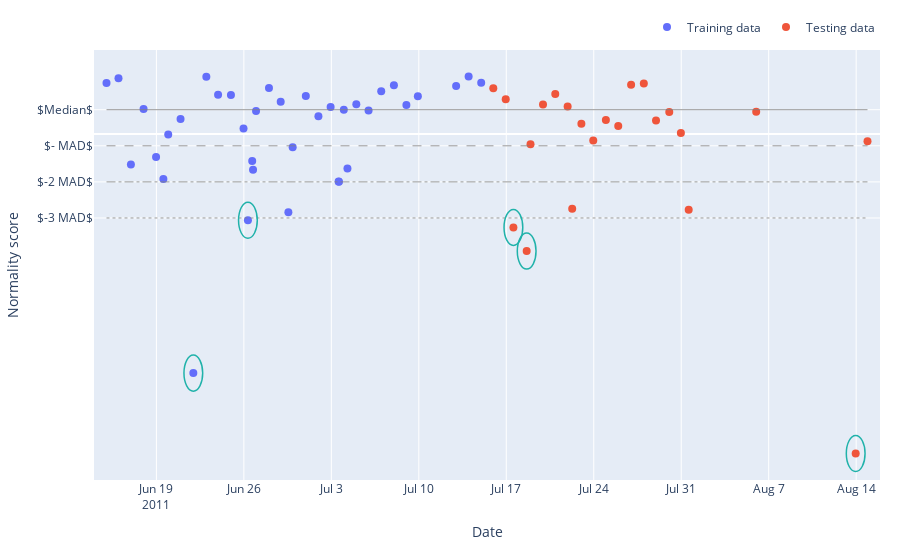

Notebook code cell kept with this figure:
### Code cell
import plotly.express as px
import plotly.graph_objects as go

def plot_all_scores(type, scale):
    Model0 = pickle.load(open(f'Model_{type}_0.pkl', 'rb'))
    df_unscaled_both0, train_scores0 = compile_and_save(Model0, type)
    Model1 = pickle.load(open(f'Model_{type}_1.pkl', 'rb'))
    df_unscaled_both, train_scores1 = compile_and_save(Model1, type)
    Model2 = pickle.load(open(f'Model_{type}_2.pkl', 'rb'))
    df_unscaled_both2, train_scores2 = compile_and_save(Model2, type)

    # Average scores
    df_unscaled_both['normality_score'] = (df_unscaled_both['normality_score'] + df_unscaled_both2['normality_score'] + df_unscaled_both0['normality_score'])/3
    train_scores = (train_scores1 + train_scores2 + train_scores0)/3
    
    df_unscaled_train = pd.read_csv(f'Unscaled/df_train_{type}.csv')

    Model1.df = df_unscaled_both
    Model1.train_scores = train_scores

    plotly_colors = px.colors.qualitative.Plotly
    blue = plotly_colors[0]
    red = plotly_colors[1]
    # Add colors to df_unscaled_both for test and train
    df_unscaled_both['Data'] = 'Train'
    df_unscaled_both.loc[len(df_unscaled_train):, 'Data'] = 'Test'

    scores = df_unscaled_both['normality_score']

    median = np.median(train_scores)
    mad = scale * 1.48 * np.median(np.abs(train_scores - median))

    for i in range(len(scores)):
        if i < len(train_scores):
            continue
        if scores[i] < median - 1*mad:
            scores[i] = scores[i] - 1*mad

    # Scores below -4 mad are set to -4 mad
    # scores[scores < median - 5*mad] = median - 5*mad

    df_unscaled_both['normality_score'] = scores

    fig = go.Figure()

    fig.add_trace(go.Scatter(x=df_unscaled_both.index, y=df_unscaled_both['normality_score'], mode='markers', showlegend=False,
                                    marker=dict(color=df_unscaled_both['Data'].map({'Train': blue, 'Test': red}))))
 
    line_types = ['solid', 'dash', 'dashdot', 'dot']
    y_vals = [median, median-mad, median-2*mad, median-3*mad]
    for i, y_val in enumerate(y_vals):
        fig.add_shape(type='line', x0=df_unscaled_both.index[0], y0=y_val, x1=df_unscaled_both.index[-1], y1=y_val,
                        line=dict(color='grey', width=1, dash=line_types[i]), opacity=0.8)


    # All values below -3 mad, add circle annotation around them
    # Get indices of values below -3 mad
    below_3_mad = df_unscaled_both[df_unscaled_both['normality_score'] < median-3*mad].index
    Model1.abnormal_observations = df_unscaled_both.loc[below_3_mad]
    below_3_scores = df_unscaled_both['normality_score'][below_3_mad]
    width = 0.75
    for i, score in zip(below_3_mad, below_3_scores):
        x0 = i - pd.Timedelta(days=width)
        x1 = i + pd.Timedelta(days=width)
        if type == 'sleep':
            height = mad/2
        else:   
            height = mad/2.5

        fig.add_shape(type="circle",
            xref="x", yref="y",
            x0=x0, y0=score + height, x1=x1, y1=score - height,
            line=dict(
                color="LightSeaGreen", width=1.5
            ),
        )

    lower_x = df_unscaled_both.index[0] - pd.Timedelta(days=1)
    upper_x = df_unscaled_both.index[-1] + pd.Timedelta(days=1)
    fig.update_xaxes(range=[lower_x, upper_x])


    fig.update_yaxes(tickvals=[median-3*mad, median-2*mad, median-mad, median],
                        ticktext=['$-3 MAD$', '$-2 MAD$', '$- MAD$', '$Median$'])
    
    # Dummy trace to add legend
    fig.add_trace(go.Scatter(x=[0], y=[0], mode='markers', marker=dict(color=blue), name='Training data'))
    fig.add_trace(go.Scatter(x=[0], y=[0], mode='markers', marker=dict(color=red), name='Testing data'))
    fig.update_layout(margin=dict(r=20, t=20))

    # Marker size
    fig.update_traces(marker=dict(size=8))

    fig.update_layout(coloraxis_showscale=False)
    # Legend horizontal orientation and top right position
    fig.update_layout(legend=dict(
        orientation="h",
        yanchor="bottom",
        y=1.02,
        xanchor="right",
        x=1
    ))

    return fig, Model1

from plotly.subplots import make_subplots

fig, Model = plot_all_scores('sleep', scale=1)

# Add axis titles
fig.update_xaxes(title_text='Date')
fig.update_yaxes(title_text='Normality score')
fig.show()

# Save figure
fig.write_image("Results/anomalous_sleep.png", width=1200, height=500, scale=4)

### Figure 1 — Plotly figure (JSON) as saved in the notebook; plotly's stock layout.template omitted (floating-point values rounded to 4 significant figures)
{"data": [{"marker": {"color": ["#636EFA", "#636EFA", "#636EFA", "#636EFA", "#636EFA", "#636EFA", "#636EFA", "#636EFA", "#636EFA", "#636EFA", "#636EFA", "#636EFA", "#636EFA", "#636EFA", "#636EFA", "#636EFA", "#636EFA", "#636EFA", "#636EFA", "#636EFA", "#636EFA", "#636EFA", "#636EFA", "#636EFA", "#636EFA", "#636EFA", "#636EFA", "#636EFA", "#636EFA", "#636EFA", "#636EFA", "#636EFA", "#636EFA", "#636EFA", "#636EFA", "#636EFA", "#636EFA", "#EF553B", "#EF553B", "#EF553B", "#EF553B", "#EF553B", "#EF553B", "#EF553B", "#EF553B", "#EF553B", "#EF553B", "#EF553B", "#EF553B", "#EF553B", "#EF553B", "#EF553B", "#EF553B", "#EF553B", "#EF553B", "#EF553B", "#EF553B", "#EF553B", "#EF553B"], "size": 8}, "mode": "markers", "showlegend": false, "type": "scatter", "x": ["2011-06-15T00:09:38", "2011-06-15T23:11:15", "2011-06-16T23:03:18", "2011-06-17T23:21:20", "2011-06-18T23:22:13", "2011-06-19T13:25:43", "2011-06-19T22:43:24", "2011-06-20T22:22:23", "2011-06-21T22:55:57", "2011-06-22T23:56:00", "2011-06-23T22:28:13", "2011-06-24T23:11:44", "2011-06-25T23:20:49", "2011-06-26T07:47:16", "2011-06-26T16:01:10", "2011-06-26T17:36:36", "2011-06-26T23:22:35", "2011-06-28T00:12:47", "2011-06-28T22:44:39", "2011-06-29T13:30:10", "2011-06-29T21:44:31", "2011-06-30T22:59:24", "2011-07-01T23:11:48", "2011-07-02T22:34:55", "2011-07-03T14:01:50", "2011-07-03T14:33:25", "2011-07-03T23:57:28", "2011-07-04T06:57:55", "2011-07-04T23:59:04", "2011-07-05T23:30:24", "2011-07-06T23:49:48", "2011-07-08T00:10:54", "2011-07-09T00:09:32", "2011-07-09T22:10:47", "2011-07-12T23:39:51", "2011-07-13T23:41:35", "2011-07-14T23:50:19", "2011-07-15T23:03:37", "2011-07-16T22:55:10", "2011-07-17T13:42:02", "2011-07-18T15:09:56", "2011-07-18T22:33:38", "2011-07-19T22:33:00", "2011-07-20T22:06:17", "2011-07-21T21:50:35", "2011-07-22T06:36:51", "2011-07-23T00:15:49", "2011-07-23T23:03:23", "2011-07-24T23:18:33", "2011-07-25T23:02:10", "2011-07-26T23:44:34", "2011-07-28T00:10:56", "2011-07-28T23:36:08", "2011-07-30T01:03:36", "2011-07-30T23:20:11", "2011-07-31T14:21:26", "2011-08-06T00:00:36", "2011-08-13T23:04:47", "2011-08-14T21:46:53"], "y": [0.5668, 0.6198, -0.3404, 0.2792, -0.2549, -0.5016, -0.004389, 0.1676, -2.662, 0.6378, 0.438, 0.4337, 0.06222, -0.9605, -0.3008, -0.3976, 0.2568, 0.5108, 0.3592, -0.8721, -0.1482, 0.4241, 0.1982, 0.3005, -0.5281, -0.533, 0.2703, -0.385, 0.3304, 0.2622, 0.4771, 0.5417, 0.3224, 0.4194, 0.5349, 0.6401, 0.5715, 0.5091, 0.3865, -1.04, -1.303, -0.1155, 0.3278, 0.4463, 0.3049, -0.8317, 0.1141, -0.07254, 0.1548, 0.08799, 0.5487, 0.5627, 0.1513, 0.2454, 0.01137, -0.8423, 0.2475, -3.557, -0.08069]}, {"marker": {"color": "#636EFA", "size": 8}, "mode": "markers", "name": "Training data", "type": "scatter", "x": [0], "y": [0]}, {"marker": {"color": "#EF553B", "size": 8}, "mode": "markers", "name": "Testing data", "type": "scatter", "x": [0], "y": [0]}], "layout": {"coloraxis": {"showscale": false}, "legend": {"orientation": "h", "x": 1, "xanchor": "right", "y": 1.02, "yanchor": "bottom"}, "margin": {"r": 20, "t": 20}, "shapes": [{"line": {"color": "grey", "dash": "solid", "width": 1}, "opacity": 0.8, "type": "line", "x0": "2011-06-15T00:09:38", "x1": "2011-08-14T21:46:53", "y0": 0.2703, "y1": 0.2703}, {"line": {"color": "grey", "dash": "dash", "width": 1}, "opacity": 0.8, "type": "line", "x0": "2011-06-15T00:09:38", "x1": "2011-08-14T21:46:53", "y0": -0.1315, "y1": -0.1315}, {"line": {"color": "grey", "dash": "dashdot", "width": 1}, "opacity": 0.8, "type": "line", "x0": "2011-06-15T00:09:38", "x1": "2011-08-14T21:46:53", "y0": -0.5333, "y1": -0.5333}, {"line": {"color": "grey", "dash": "dot", "width": 1}, "opacity": 0.8, "type": "line", "x0": "2011-06-15T00:09:38", "x1": "2011-08-14T21:46:53", "y0": -0.935, "y1": -0.935}, {"line": {"color": "LightSeaGreen", "width": 1.5}, "type": "circle", "x0": "2011-06-21T04:55:57", "x1": "2011-06-22T16:55:57", "xref": "x", "y0": -2.461, "y1": -2.863, "yref": "y"}, {"line": {"color": "LightSeaGreen", "width": 1.5}, "type": "circle", "x0": "2011-06-25T13:47:16", "x1": "2011-06-27T01:47:16", "xref": "x", "y0": -0.7596, "y1": -1.161, "yref": "y"}, {"line": {"color": "LightSeaGreen", "width": 1.5}, "type": "circle", "x0": "2011-07-16T19:42:02", "x1": "2011-07-18T07:42:02", "xref": "x", "y0": -0.8396, "y1": -1.241, "yref": "y"}, {"line": {"color": "LightSeaGreen", "width": 1.5}, "type": "circle", "x0": "2011-07-17T21:09:56", "x1": "2011-07-19T09:09:56", "xref": "x", "y0": -1.102, "y1": -1.504, "yref": "y"}, {"line": {"color": "LightSeaGreen", "width": 1.5}, "type": "circle", "x0": "2011-08-13T05:04:47", "x1": "2011-08-14T17:04:47", "xref": "x", "y0": -3.356, "y1": -3.758, "yref": "y"}], "xaxis": {"range": ["2011-06-14T00:09:38", "2011-08-15T21:46:53"], "title": {"text": "Date"}}, "yaxis": {"ticktext": ["$-3 MAD$", "$-2 MAD$", "$- MAD$", "$Median$"], "tickvals": [-0.935, -0.5333, -0.1315, 0.2703], "title": {"text": "Normality score"}}}}
